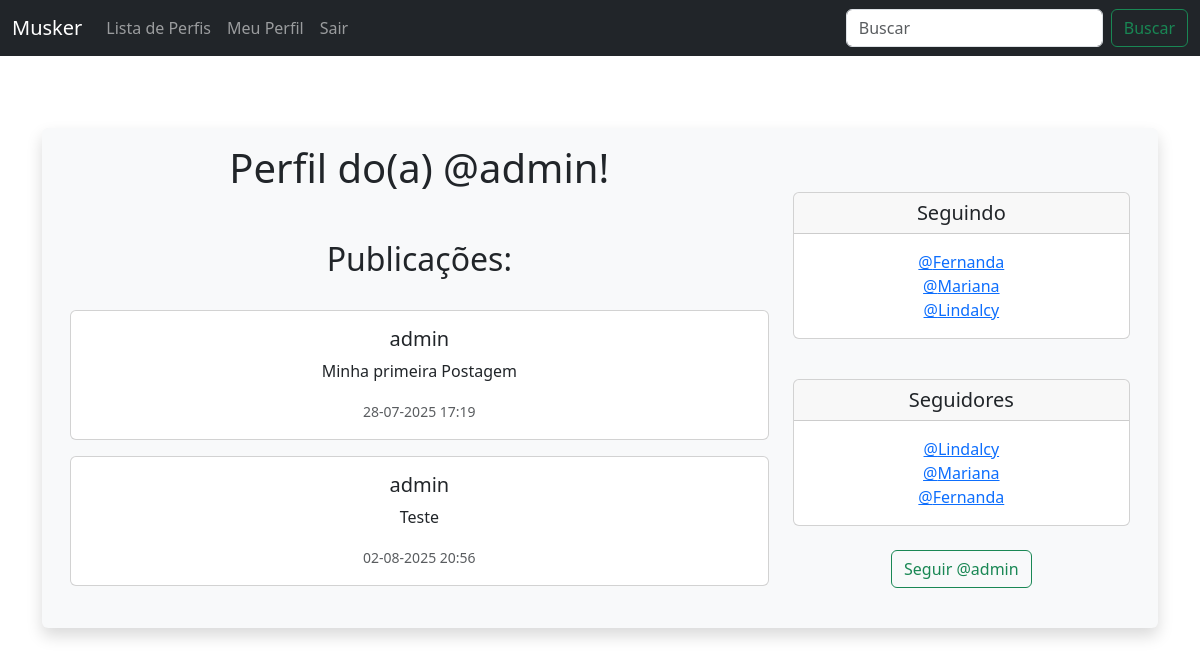
Screenshot of /profile/1 (signed in) with the database file from the repository.
### musker/models.py (models this page shows, shortened)
class UserProfile(models.Model):
    user = models.OneToOneField(User, on_delete=models.CASCADE)
    follows = models.ManyToManyField("self", related_name="followed_by", symmetrical=False, blank=True)
    date_modified = models.DateTimeField(User, auto_now=True)
    def __str__(self):
        return self.user.username

class Meep(models.Model):
    user = models.ForeignKey(User, related_name='meeps', on_delete=models.DO_NOTHING)
    body = models.CharField(max_length=280)
    created_at = models.DateTimeField(auto_now_add=True)

### musker/views.py (the view, shortened to what this page needs)
# urls.py: path('profile/<int:pk>', views.profile, name='profile'),
def profile(request, pk):
    if request.user.is_authenticated:
        profile = UserProfile.objects.get(user_id=pk)
        user_profile = UserProfile.objects.get(user=request.user)
        meeps = Meep.objects.filter(user_id=pk)
        return render(request, 'profile.html', {
            "profile": profile,
            "user_profile": user_profile,
            "meeps": meeps
        })
    else:
        messages.success(request, "Você precisa estar logado para visualizar esta página.")
        return redirect('home')

### musker/templates/profile.html (shortened to what this page needs)
{% extends "base.html" %}
{% block content %}
{% if profile %}
<div class="container text-center">
    <div class="row mt-5 bg-light p-3 rounded shadow">
        <div class="col-8">
            <h1>Perfil do(a) @{{ profile.user.username }}!</h1>
            <h2 class="mt-5">Publicações:</h2>
            <br />
            {% if meeps %}
            {% for meep in meeps %}
            <div class="card mb-3">
                <div class="card-body">
                    <h5 class="card-title">{{ meep.user.username }}</h5>
                    <p class="card-text">{{ meep.body }}</p>
                    <p class="card-text"><small class="text-muted">{{ meep.created_at|date:"d-m-Y H:i" }}</small></p>
                </div>
            </div>
            {% endfor %}
            {% endif %}
        </div>
        <div class="col-4">
            <div class="card mb-3 mt-5">
                <h5 class="card-header">Seguindo</h5>
                <div class="card-body">
                    <p class="card-text">
                        {% for following in profile.follows.all %}
                            <a href="{% url 'profile' following.user.id %}">@{{ following }}</a><br />
                        {% endfor %}
                    </p>
                </div>
            </div>
            <br />
            <div class="card">
                <h5 class="card-header">Seguidores</h5>
                <div class="card-body">
                    <p class="card-text">
                        {% for follower in profile.followed_by.all %}
                            <a href="{% url 'profile' follower.user.id %}">@{{ follower }}</a><br />
                        {% endfor %}
                    </p>
                </div>
            </div>
            <br />
            <form method="POST">
                    {% if profile in user_profile.follows.all %}
                        <button
                                class="btn btn-outline-danger"
                                name="follow"
                                value="unfollow"
                                type="submit">
                                Deixar de seguir @{{ profile.user.username|lower }}
                        </button>
                    {% else %}
                        <button
                                class="btn btn-outline-success"
                                name="follow"
                                value="follow"
                                type="submit">
                                Seguir @{{ profile.user.username|lower }}
                        </button>
                {% endif %}
            </form>
            <br />
        </div>
    </div>
</div>
{% endif %}
{% endblock %}

### rows the page displays
UserProfile: user.username "admin"
Meep: user.username "admin", body "Minha primeira Postagem", created_at "28-07-2025 17:19"
Meep: user.username "admin", body "Teste", created_at "02-08-2025 20:56"
UserProfile: user.username "Fernanda"
UserProfile: user.username "Mariana"
UserProfile: user.username "Lindalcy"
